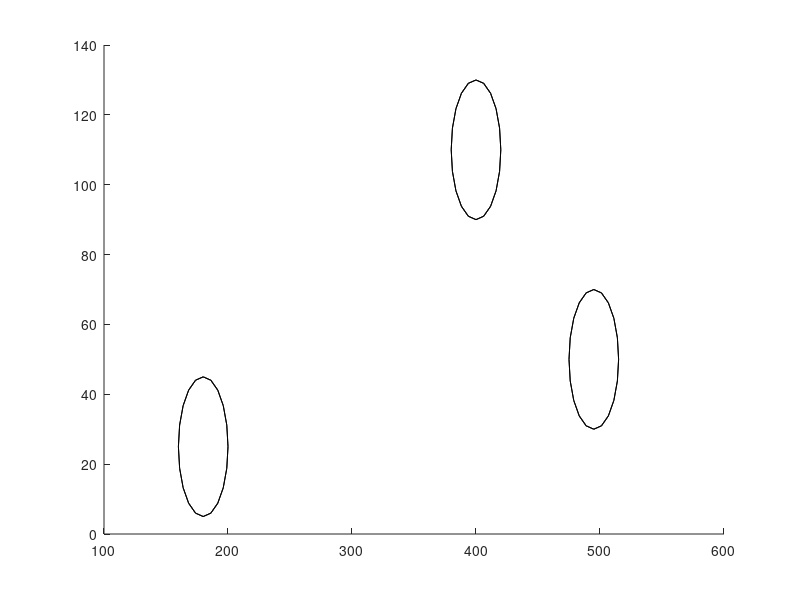

MATLAB code to generate this figure:
%cylinderical obstacle
figure(1);
hold on;
a0 = 180;
b0 = 25;
h0 = 45;
a1 = 400;
b1 = 110;
h1 = 45;
a2 = 495;
b2 = 50;
h2 = 45;
r = 20;
n = 500;

[X0,Y0,Z0] = cylinder(r);
[X1,Y1,Z1] = cylinder(r);
[X2,Y2,Z2] = cylinder(r);
X0 = X0 + a0; Y0 = Y0 + b0; Z0 = Z0*h0;
X1 = X1 + a1; Y1 = Y1 + b1; Z1 = Z1*h1;
X2 = X2 + a2; Y2 = Y2 + b2; Z2 = Z2*h2;
h = surf(X0,Y0,Z0);
h = surf(X1,Y1,Z1);
h = surf(X2,Y2,Z2);
